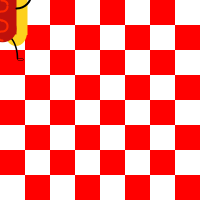
Frame 1 (no input)
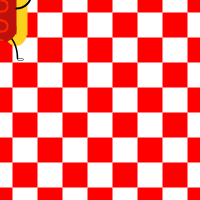
Frame 60 (the mouse pressed at the canvas centre just before this capture)
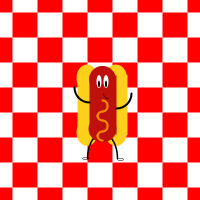
Frame 120 (the mouse held since frame 60 and released just before this capture)

The Processing sketch that drew these frames (run headless with seeded random() and noise(); from frame 60 on, the mouse is pressed at the canvas centre):

// Processing sketch: processing_17438
// ── processing_17438.pde

//Assignment 1: My Avatar
//by Brittany Truex

void setup(){
  size(200,200);
  smooth();
  frameRate(60);
}

void draw(){
  background(255,255,255);
fill(255,0,0);
noStroke();
//firstrow
rect(0,100,25,25);
rect(50,100,25,25);
rect(100,100,25,25);
rect(150,100,25,25);
rect(200,100,25,25);
//secondrow
rect(25,75,25,25);
rect(75,75,25,25);
rect(125,75,25,25);
rect(175,75,25,25);
//thirdrow
rect(0,50,25,25);
rect(50,50,25,25);
rect(100,50,25,25);
rect(150,50,25,25);
rect(200,50,25,25);
//
rect(25,25,25,25);
rect(75,25,25,25);
rect(125,25,25,25);
rect(175,25,25,25);
//
rect(0,0,25,25);
rect(50,0,25,25);
rect(100,0,25,25);
rect(150,0,25,25);
rect(200,0,25,25);
//
rect(25,125,25,25);
rect(75,125,25,25);
rect(125,125,25,25);
rect(175,125,25,25);
//
rect(0,150,25,25);
rect(50,150,25,25);
rect(100,150,25,25);
rect(150,150,25,25);
rect(200,150,25,25);
//
rect(25,175,25,25);
rect(75,175,25,25);
rect(125,175,25,25);
rect(175,175,25,25);
//
rect(0,200,25,25);
rect(50,200,25,25);
rect(100,200,25,25);
rect(150,200,25,25);
rect(200,200,25,25);
  
//bun
fill(253,208,28);
noStroke();
rectMode(CENTER);
ellipseMode(CENTER);

//left
ellipse(mouseX-13,mouseY-22,21,27);
rect(mouseX-11.5,mouseY+5,22,60);
ellipse(mouseX-13,mouseY+32.5,21,26.7);

//right
ellipse(mouseX+16,mouseY-22,22,27);
rect(mouseX+16.5,mouseY+5,22,60);
ellipse(mouseX+16,mouseY+32.5,22,27);

//legs
noFill();
stroke(0);
strokeWeight(1.5);
arc(mouseX+2.5,mouseY+58.8,30,50,TWO_PI-PI/2, TWO_PI);
arc(mouseX+2.5,mouseY+58.8,30,50,PI,TWO_PI-PI/2);

//feet
noFill();
stroke(0);
strokeWeight(.5);
ellipse(mouseX-15,mouseY+58.8,6,2);
ellipse(mouseX+20,mouseY+59,6,2);

//hotdog body
fill(191,17,11);
noStroke();
rectMode(CENTER);
ellipseMode(CENTER);

ellipse(mouseX+2.5,mouseY-20.6,27,27);
rect(mouseX+3,mouseY+5,27,58.8);
ellipse(mouseX+2.5,mouseY+28.8,28,27);

//eyes
fill(255);
noStroke();
ellipse(mouseX-1,mouseY-18.5,5,13);
ellipse(mouseX+6,mouseY-18.5,5,13);

fill(0);
noStroke();
ellipse(mouseX-1,mouseY-16,2,7);
ellipse(mouseX+6,mouseY-16,2,7);

//mouth
noFill();
stroke(0);
strokeWeight(.5);
arc(mouseX+8,mouseY-7,10,10,PI/2,PI);

//arms
noFill();
stroke(0);
strokeWeight(2);
arc(mouseX-11,mouseY-13,30,30,PI/2,PI);
arc(mouseX+16,mouseY-7,30,30,0,PI/2);

//condiment
stroke(mouseX+255,mouseX+40,0);
noFill();
strokeWeight(2);
arc(mouseX+2,mouseY+5,10,10,TWO_PI-PI/2,TWO_PI);
arc(mouseX+2,mouseY+6,10,10,0,PI/2);
arc(mouseX+2,mouseY+15,10,10,PI/2,PI);
arc(mouseX+2,mouseY+16,10,10,PI,TWO_PI-PI/2);
arc(mouseX+2,mouseY+25,10,10,TWO_PI-PI/2,TWO_PI);
arc(mouseX+2,mouseY+26,10,10,0,PI/2);
arc(mouseX+2,mouseY+35,10,10,PI/2,PI);
arc(mouseX+2,mouseY+36,10,10,PI,TWO_PI-PI/2);

}

//juggle:

void mousePressed() {

//condiment
stroke(255,255,0);
noFill();
strokeWeight(2);
arc(mouseX+2,mouseY+5,10,10,TWO_PI-PI/2,TWO_PI);
arc(mouseX+2,mouseY+6,10,10,0,PI/2);
arc(mouseX+2,mouseY+15,10,10,PI/2,PI);
arc(mouseX+2,mouseY+16,10,10,PI,TWO_PI-PI/2);
arc(mouseX+2,mouseY+25,10,10,TWO_PI-PI/2,TWO_PI);
arc(mouseX+2,mouseY+26,10,10,0,PI/2);
arc(mouseX+2,mouseY+35,10,10,PI/2,PI);
arc(mouseX+2,mouseY+36,10,10,PI,TWO_PI-PI/2);
}               
